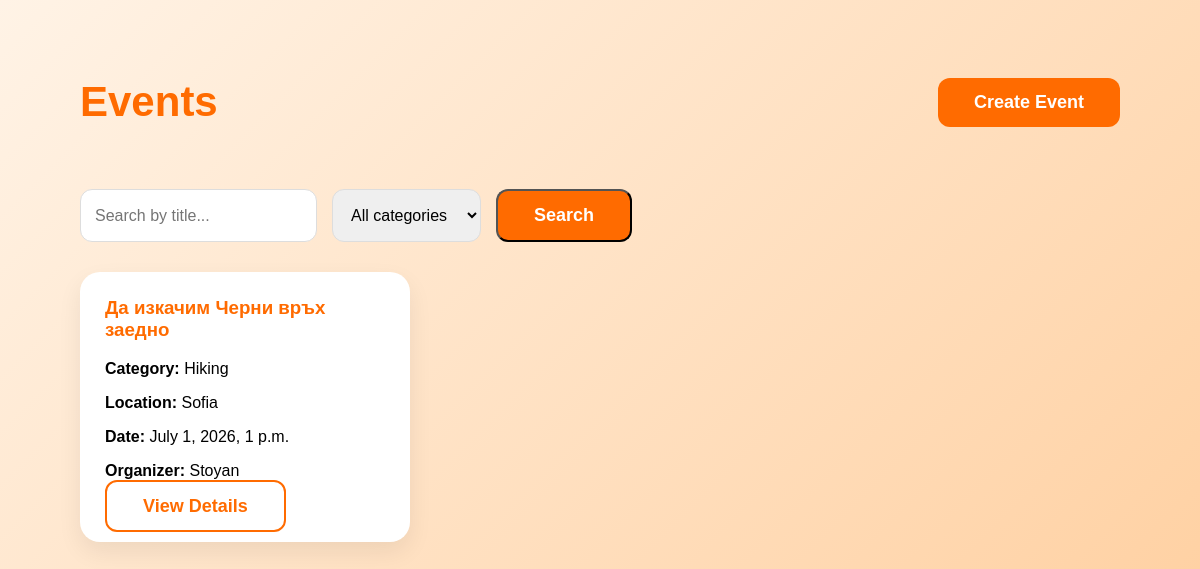
Page /events/ (signed in) on the earlier database version.
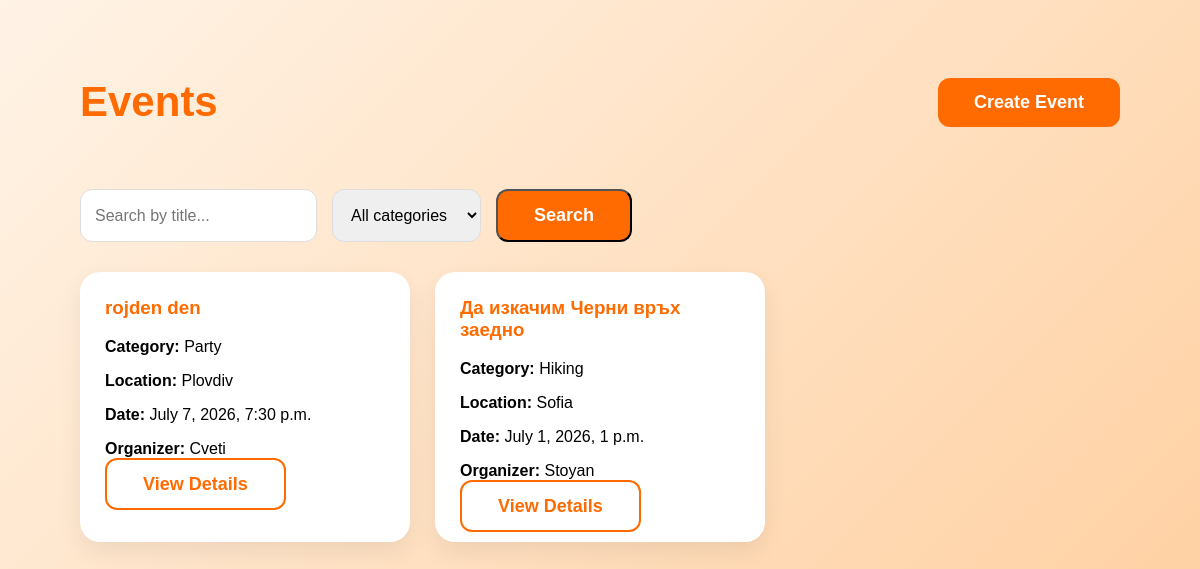
Same page on the later database version.
### events/models.py (models this page shows, shortened)
class Event(models.Model):
    CATEGORY_CHOICES = [
        ("sport", "Sport"),
        ("party", "Party"),
        ("festival", "Festival"),
        ("hiking", "Hiking"),
        ("cinema", "Cinema"),
        ("concert", "Concert"),
        ("games", "Board Games"),
        ("other", "Other"),
    ]
    organizer = models.ForeignKey(
        User,
        on_delete=models.CASCADE,
        related_name="created_events"
    )
    title = models.CharField(max_length=100)
    description = models.TextField()
    category = models.CharField(
        max_length=50,
        choices=CATEGORY_CHOICES
    )
    location = models.CharField(max_length=150)
    date_time = models.DateTimeField()
    max_participants = models.PositiveIntegerField()
    is_adults_only = models.BooleanField(default=False)
    created_at = models.DateTimeField(auto_now_add=True)

### events/views.py (the view)
# urls.py: path("", views.events_list_view, name="events_list"),
@login_required
def events_list_view(request):
    events = Event.objects.all().order_by("-created_at")
    search_query = request.GET.get("search")
    category = request.GET.get("category")
    if search_query:
        events = events.filter(
            Q(title__icontains=search_query) |
            Q(location__icontains=search_query)
        )
    if category:
        events = events.filter(category=category)
    return render(request, "events/events_list.html", {
        "events": events,
        "search_query": search_query,
        "category": category,
        "categories": Event.CATEGORY_CHOICES,
    })

### events/templates/events/events_list.html (shortened to what this page needs)
{% extends "base.html" %}
{% block content %}
<div class="page-container">
    <div class="page-header">
        <h1>Events</h1>
        <a href="{% url 'create_event' %}" class="btn btn-primary">Create Event</a>
    </div>
    <form method="GET" class="filter-form">
        <input
            type="text"
            name="search"
            placeholder="Search by title..."
            value="{{ search_query|default:'' }}">
        <select name="category">
            <option value="">All categories</option>
        </select>
        <button type="submit" class="btn btn-primary">
            Search
        </button>
    </form>
    <div class="event-grid">
        {% for event in events %}
            <div class="event-card">
                <h3>{{ event.title }}</h3>
                <p><strong>Category:</strong> {{ event.get_category_display }}</p>
                <p><strong>Location:</strong> {{ event.location }}</p>
                <p><strong>Date:</strong> {{ event.date_time }}</p>
                <p><strong>Organizer:</strong> {{ event.organizer.username }}</p>
                <a href="{% url 'event_details' event.id %}" class="btn btn-outline">
                    View Details
                </a>
            </div>
        {% empty %}
            <div class="event-card">
                <h3>No events yet</h3>
                <p>Create the first event in EventMate.</p>
            </div>
        {% endfor %}
    </div>
</div>
{% endblock %}

Differences in the rows shown:
added Event: title "rojden den", category "Party", location "Plovdiv", date_time "July 7, 2026, 7:30 p.m.", organizer.username "Cveti"
